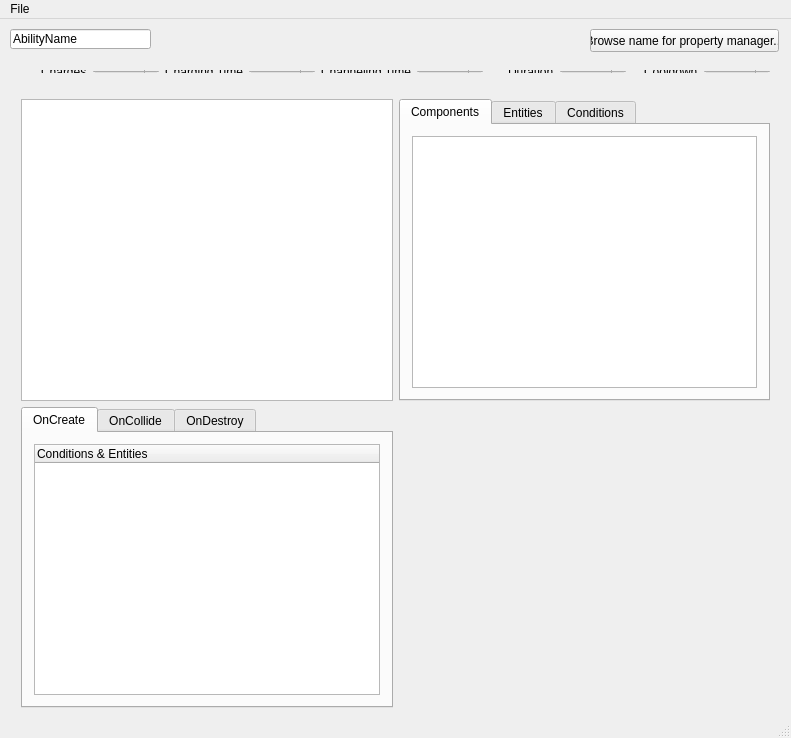
<?xml version="1.0" encoding="UTF-8"?>
<ui version="4.0">
 <class>AbilityEditorClass</class>
 <widget class="QMainWindow" name="AbilityEditorClass">
  <property name="geometry">
   <rect>
    <x>0</x>
    <y>0</y>
    <width>791</width>
    <height>738</height>
   </rect>
  </property>
  <property name="sizePolicy">
   <sizepolicy hsizetype="Preferred" vsizetype="Preferred">
    <horstretch>0</horstretch>
    <verstretch>0</verstretch>
   </sizepolicy>
  </property>
  <property name="windowTitle">
   <string>Ability Editor</string>
  </property>
  <widget class="QWidget" name="centralWidget">
   <widget class="QWidget" name="layoutWidget">
    <property name="geometry">
     <rect>
      <x>10</x>
      <y>69</y>
      <width>771</width>
      <height>631</height>
     </rect>
    </property>
    <layout class="QGridLayout" name="mainLayout">
     <item row="0" column="0">
      <widget class="CustomCompListWidget" name="listAbilityComponents"/>
     </item>
     <item row="0" column="1">
      <widget class="QTabWidget" name="toolBoxWidget">
       <property name="currentIndex">
        <number>0</number>
       </property>
       <widget class="QWidget" name="tabComponents">
        <attribute name="title">
         <string>Components</string>
        </attribute>
        <layout class="QVBoxLayout" name="verticalLayout_5">
         <item>
          <widget class="CustomListWidget" name="listComponents"/>
         </item>
        </layout>
       </widget>
       <widget class="QWidget" name="tabEntities">
        <attribute name="title">
         <string>Entities</string>
        </attribute>
        <layout class="QVBoxLayout" name="verticalLayout_4">
         <item>
          <widget class="QTreeView" name="listEntities"/>
         </item>
        </layout>
       </widget>
       <widget class="QWidget" name="tabConditions">
        <attribute name="title">
         <string>Conditions</string>
        </attribute>
        <layout class="QVBoxLayout" name="verticalLayout">
         <item>
          <widget class="CustomListWidget" name="listConditions"/>
         </item>
        </layout>
       </widget>
      </widget>
     </item>
     <item row="1" column="0">
      <widget class="QTabWidget" name="OnTabWidget">
       <property name="currentIndex">
        <number>0</number>
       </property>
       <widget class="QWidget" name="tabOnCreate">
        <attribute name="title">
         <string>OnCreate</string>
        </attribute>
        <layout class="QVBoxLayout" name="verticalLayout_6">
         <item>
          <widget class="CustomTreeWidget" name="treeOnCreate">
           <column>
            <property name="text">
             <string>Conditions &amp; Entities</string>
            </property>
           </column>
          </widget>
         </item>
        </layout>
       </widget>
       <widget class="QWidget" name="tabOnCollide">
        <attribute name="title">
         <string>OnCollide</string>
        </attribute>
        <layout class="QVBoxLayout" name="verticalLayout_2">
         <item>
          <widget class="CustomTreeWidget" name="treeOnCollide">
           <column>
            <property name="text">
             <string>Conditions &amp; Entities</string>
            </property>
           </column>
          </widget>
         </item>
        </layout>
       </widget>
       <widget class="QWidget" name="tabOnDestroy">
        <attribute name="title">
         <string>OnDestroy</string>
        </attribute>
        <layout class="QVBoxLayout" name="verticalLayout_3">
         <item>
          <widget class="CustomTreeWidget" name="treeOnDestroy">
           <column>
            <property name="text">
             <string>Conditions &amp; Entities</string>
            </property>
           </column>
          </widget>
         </item>
        </layout>
       </widget>
      </widget>
     </item>
     <item row="1" column="1">
      <widget class="QWidget" name="propertyWidget" native="true"/>
     </item>
    </layout>
   </widget>
   <widget class="QWidget" name="layoutWidget1">
    <property name="geometry">
     <rect>
      <x>10</x>
      <y>40</y>
      <width>771</width>
      <height>25</height>
     </rect>
    </property>
    <layout class="QHBoxLayout" name="variableLayout">
     <item alignment="Qt::AlignRight">
      <widget class="QLabel" name="chargesLable">
       <property name="text">
        <string>Charges</string>
       </property>
      </widget>
     </item>
     <item>
      <widget class="QSpinBox" name="chargesSpinbox"/>
     </item>
     <item alignment="Qt::AlignRight">
      <widget class="QLabel" name="chargingLable">
       <property name="text">
        <string>Charging Time</string>
       </property>
      </widget>
     </item>
     <item>
      <widget class="QDoubleSpinBox" name="chargingSpinbox"/>
     </item>
     <item alignment="Qt::AlignRight">
      <widget class="QLabel" name="channelingLable">
       <property name="text">
        <string>Channeling Time</string>
       </property>
      </widget>
     </item>
     <item>
      <widget class="QDoubleSpinBox" name="channelingSpingbox"/>
     </item>
     <item alignment="Qt::AlignRight">
      <widget class="QLabel" name="durationLable">
       <property name="text">
        <string>Duration</string>
       </property>
      </widget>
     </item>
     <item>
      <widget class="QDoubleSpinBox" name="durationSpinbox"/>
     </item>
     <item alignment="Qt::AlignRight">
      <widget class="QLabel" name="cooldownLabel">
       <property name="text">
        <string>Cooldown</string>
       </property>
      </widget>
     </item>
     <item>
      <widget class="QDoubleSpinBox" name="cooldownSpinbox"/>
     </item>
    </layout>
   </widget>
   <widget class="QLineEdit" name="abilityNameEdit">
    <property name="geometry">
     <rect>
      <x>10</x>
      <y>10</y>
      <width>141</width>
      <height>20</height>
     </rect>
    </property>
    <property name="text">
     <string>AbilityName</string>
    </property>
   </widget>
   <widget class="QPushButton" name="buttonNameBrowser">
    <property name="geometry">
     <rect>
      <x>590</x>
      <y>10</y>
      <width>189</width>
      <height>23</height>
     </rect>
    </property>
    <property name="text">
     <string>Browse name for property manager...</string>
    </property>
   </widget>
  </widget>
  <widget class="QMenuBar" name="menuBar">
   <property name="geometry">
    <rect>
     <x>0</x>
     <y>0</y>
     <width>791</width>
     <height>21</height>
    </rect>
   </property>
   <widget class="QMenu" name="menuFile">
    <property name="title">
     <string>File</string>
    </property>
    <addaction name="actionNew_Ability"/>
    <addaction name="separator"/>
    <addaction name="actionSave_As"/>
    <addaction name="actionSave"/>
    <addaction name="separator"/>
    <addaction name="actionLoad"/>
    <addaction name="separator"/>
    <addaction name="actionGenerate_Script"/>
    <addaction name="separator"/>
    <addaction name="actionQuit"/>
   </widget>
   <addaction name="menuFile"/>
  </widget>
  <widget class="QStatusBar" name="statusBar"/>
  <action name="actionSave_As">
   <property name="text">
    <string>Save As...</string>
   </property>
  </action>
  <action name="actionSave">
   <property name="text">
    <string>Save</string>
   </property>
  </action>
  <action name="actionLoad">
   <property name="text">
    <string>Open...</string>
   </property>
  </action>
  <action name="actionQuit">
   <property name="text">
    <string>Quit</string>
   </property>
  </action>
  <action name="actionGenerate_Script">
   <property name="text">
    <string>Generate Script...</string>
   </property>
  </action>
  <action name="actionEntity">
   <property name="text">
    <string>Entity</string>
   </property>
  </action>
  <action name="actionNew_Ability">
   <property name="text">
    <string>New Ability</string>
   </property>
  </action>
 </widget>
 <layoutdefault spacing="6" margin="11"/>
 <customwidgets>
  <customwidget>
   <class>CustomListWidget</class>
   <extends>QListWidget</extends>
   <header>CustomListWidget.h</header>
  </customwidget>
  <customwidget>
   <class>CustomTreeWidget</class>
   <extends>QTreeWidget</extends>
   <header>CustomTreeWidget.h</header>
  </customwidget>
  <customwidget>
   <class>CustomCompListWidget</class>
   <extends>QListWidget</extends>
   <header>CustomCompListWidget.h</header>
  </customwidget>
 </customwidgets>
 <resources>
  <include location="AbilityEditor.qrc"/>
 </resources>
 <connections/>
</ui>
